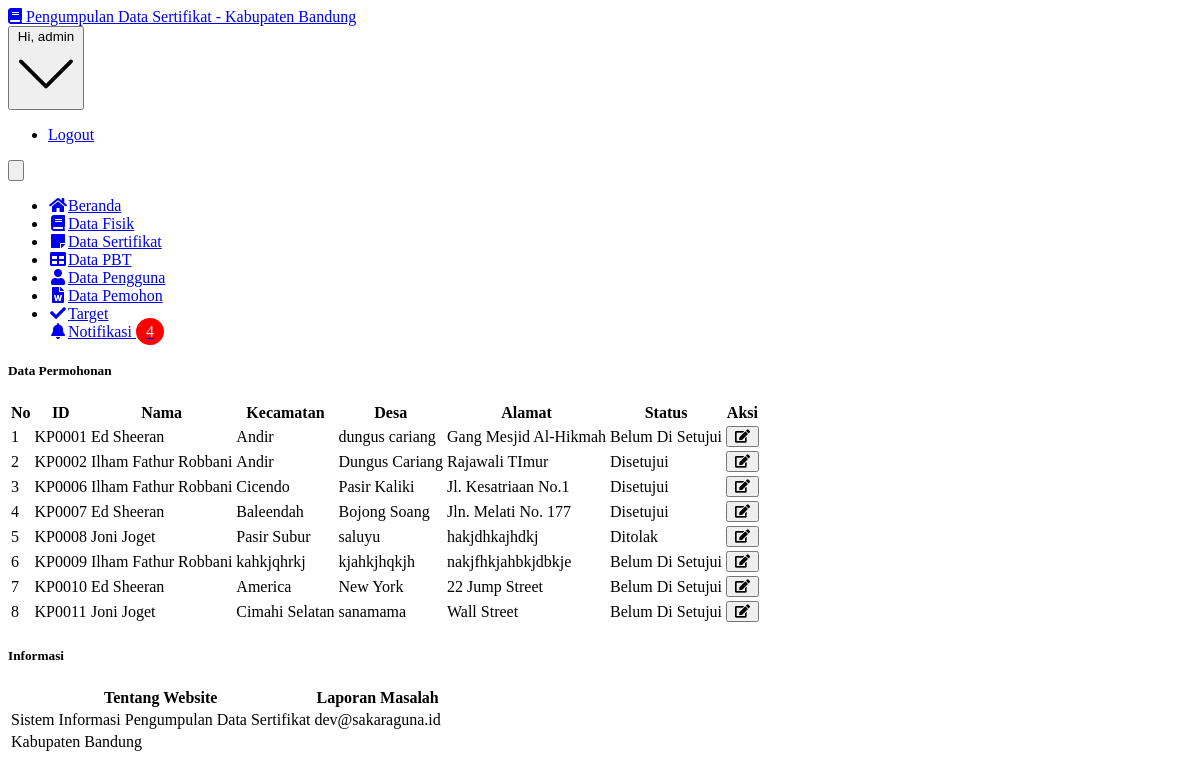
The page /admin/permohonan.php (signed in) on the database as committed earlier.
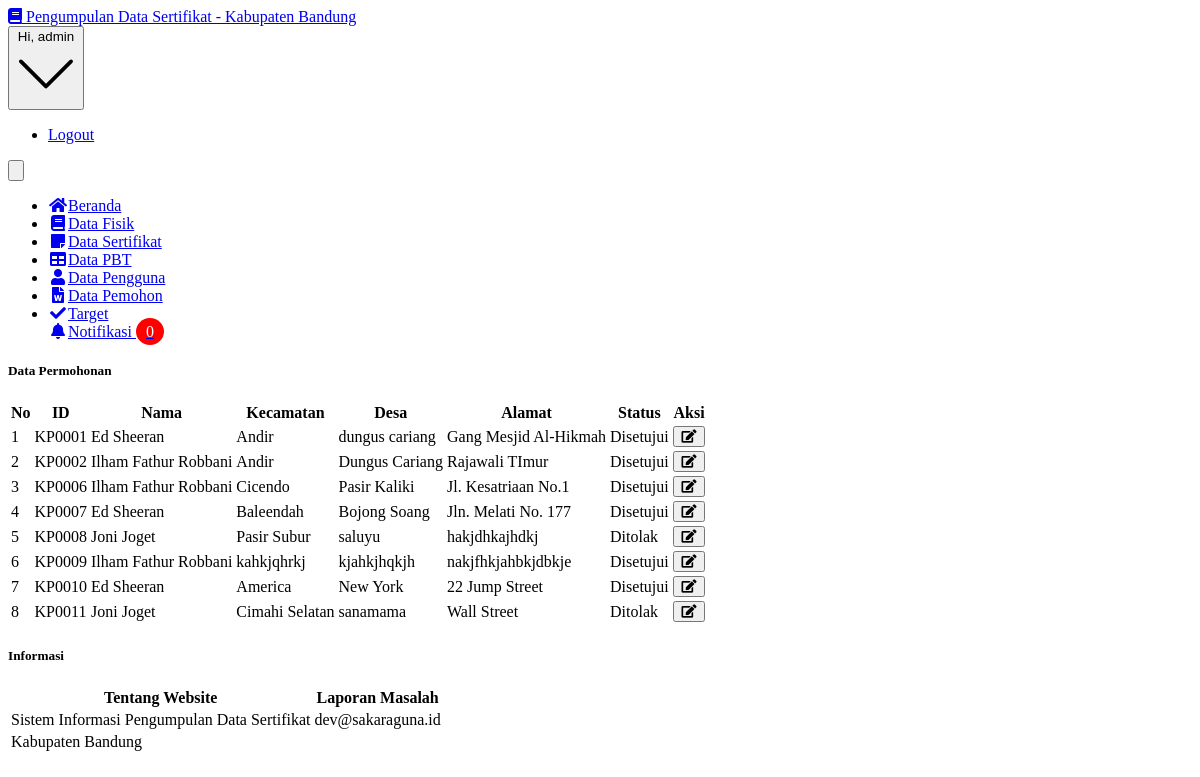
The same page on the database as committed later.
### tables this page shows
CREATE TABLE `permohonan` (
  `id_permohonan` varchar(6) NOT NULL,
  `id_user` int(5) NOT NULL,
  `kecamatan` varchar(255) NOT NULL,
  `desa` varchar(255) NOT NULL,
  `alamat` text NOT NULL,
  `status` enum('Belum Di Setujui','Disetujui','Ditolak') NOT NULL,
  `notif` enum('read','unread') NOT NULL,
  `notif_fisik` enum('read','unread') NOT NULL,
  `notif_yuridis` enum('read','unread') NOT NULL,
  `date_created` datetime NOT NULL DEFAULT CURRENT_TIMESTAMP
);

### admin/permohonan.php (the view, shortened to what the changed rows need)
<?php
	include '../core/conn.php';
  $ambilNotif = mysqli_query($connection,"SELECT * FROM permohonan WHERE notif = 'unread' ORDER BY id_permohonan ASC");
  $jumlahNotif = mysqli_num_rows($ambilNotif);
	$data = mysqli_query($connection, "SELECT * FROM permohonan");
?>
<!DOCTYPE html>
<html lang="en">
  <head>
    <link rel="stylesheet" href="https://use.fontawesome.com/releases/v5.3.1/css/all.css">
    <link href="../assets/css/style.css" rel="stylesheet" type="text/css">
  </head>
  <body class="bg-gray-100 font-sans leading-normal tracking-normal">
    <nav id="header" class="bg-white fixed w-full z-10 top-0 shadow">
      <div class="w-full container mx-auto flex flex-wrap items-center mt-0 pt-3 pb-3 md:pb-0">
        <div class="w-full flex-grow lg:flex lg:items-center lg:w-auto hidden lg:block mt-2 lg:mt-0 bg-white z-20" id="nav-content">
          <ul class="list-reset lg:flex flex-1 items-center px-4 md:px-0">
            <li class="dropdown mr-6 my-2 md:my-0">
              <a href="#" class="block py-1 md:py-3 pl-1 align-middle text-gray-500 no-underline hover:text-gray-900 border-b-2 border-white">
              <i class="fa fa-bell fa-fw mr-3"></i><span class="pb-1 md:pb-0 text-sm">Notifikasi <span class="badge"><?php echo $jumlahNotif;?></span></span>
              </a>
            </li>
          </ul>
        </div>
      </div>
    </nav>
    <div class="container w-full mx-auto pt-20">
      <div class="w-full px-4 md:px-0 md:mt-8 mb-16 text-gray-800 leading-normal ">
        <div class="w-full p-3">
          <div class="bg-white border rounded shadow-sm p-3">
            <table class="table-auto w-full">
              <thead>
                <tr class="bg-blue-300">
                  <th class="px-4 py-2">No</th>
                  <th class="px-4 py-2">ID</th>
                  <th class="px-4 py-2">Nama</th>
                  <th class="px-4 py-2">Kecamatan</th>
                  <th class="px-4 py-2">Desa</th>
                  <th class="px-4 py-2">Alamat</th>
                  <th class="px-4 py-2">Status</th>
                  <th class="px-4 py-2">Aksi</th>
                </tr>
              </thead>
              <tbody>
              <?php
              	$no = 0;
                while($d = mysqli_fetch_array($data)){
                	$no++;
              ?>
              <?php
              	$id_user = $d['id_user'];
              	$nama = mysqli_query($connection, "SELECT nama_lengkap FROM user WHERE id_user=$id_user");
              	while ($row = $nama->fetch_assoc()) {
              ?>
                <tr class="text-center">
                  <td class="border px-4 py-2"><?php echo $no;?></td>
                  <td class="border px-4 py-2"><?=$d['id_permohonan'];?></td>
                  <td class="border px-4 py-2"><?=$row['nama_lengkap'];?></td>
                  <td class="border px-4 py-2"><?=$d['kecamatan'];?></td>
                  <td class="border px-4 py-2"><?=$d['desa'];?></td>
                  <td class="border px-4 py-2"><?=$d['alamat'];?></td>
                  <td class="border px-4 py-2"><?=$d['status'];?></td>
                  <td class="border px-4 py-2">
                    <a href="edit_permohonan.php?id_permohonan=<?=$d['id_permohonan'];?>"><button title="Detail" class="bg-green-400 px-2 py-1 text-sm rounded-md text-green-700"> <i class="fa fa-edit fa-fw"></i> </button></a>
                  </td>
                </tr>
            <?php } ?>
                <?php } ?>
              </tbody>
            </table>
          </div>
        </div>
          <div class="w-full p-3">
            <div class="bg-white border rounded shadow">
              <div class="p-5">
                <table class="w-full p-5 text-gray-700">
                  <thead>
                    <tr>
                      <th class="text-left text-blue-900">Tentang Website</th>
                      <th class="text-left text-blue-900">Laporan Masalah</th>
                    </tr>
                  </thead>
                </table>
              </div>
            </div>
          </div>
        </div>
        </div>
  </body>
</html>

Rows that differ between the two databases and show on the page:
changed permohonan "KP0001": status "Belum Di Setujui" → "Disetujui"
changed permohonan "KP0009": status "Belum Di Setujui" → "Disetujui"
changed permohonan "KP0010": status "Belum Di Setujui" → "Disetujui"
changed permohonan "KP0011": status "Belum Di Setujui" → "Ditolak"
Other text that changed with them:
$jumlahNotif: "4" → "0"
